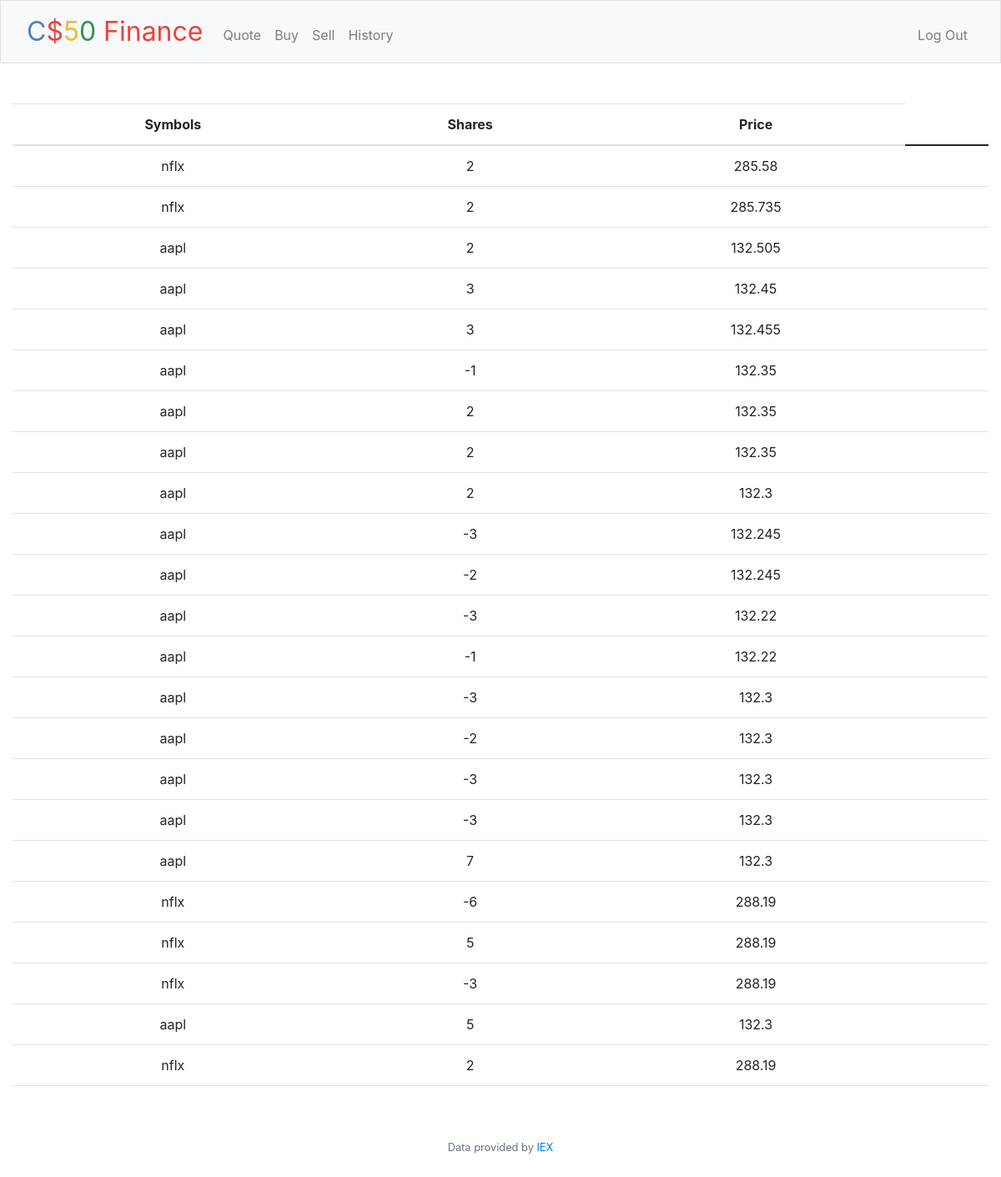
The app's page /history (signed in) with its own data.
### tables this page shows
CREATE TABLE 'transactions' ('id' INTEGER PRIMARY KEY AUTOINCREMENT NOT NULL, 'user_id' INTEGER, 'symbol' TEXT, 'shares' INTEGER, 'price' REAL);

### app.py (the view)
@app.route("/history")
@login_required
def history():
    user_id = session["user_id"]
    transactions_db = db.execute("SELECT * FROM transactions WHERE user_id = :id", id=user_id)
    return render_template("history.html", transactions = transactions_db)

### app.py (called while the page is built)
@app.after_request
def after_request(response):
    response.headers["Cache-Control"] = "no-cache, no-store, must-revalidate"
    response.headers["Expires"] = 0
    response.headers["Pragma"] = "no-cache"
    return response

### helpers.py (called while the page is built)
def login_required(f):
    @wraps(f)
    def decorated_function(*args, **kwargs):
        if session.get("user_id") is None:
            return redirect("/login")
        return f(*args, **kwargs)
    return decorated_function

### templates/history.html (shortened to what this page needs)
{% extends "layout.html" %}
{% block main %}
  <table class="table">
    <thead>
      <tr>
        <th scope="col">Symbols</th>
        <th scope="col">Shares</th>
        <th scope="col">Price</th>
      </tr>
    </thead>
    <tbody>
        {% for row in transactions %}
            <tr>
                <td>{{ row["symbol"] }}</td>
                <td>{{ row["shares"] }}</td>
                <td>{{ row["price"] }}</td>
                <td></td>
            </tr>
        {% endfor %}
    </tbody>
  </table>
{% endblock %}

### templates/layout.html (shortened to what this page needs)
<!DOCTYPE html>
<html lang="en">
    <head>
        <link href="https://cdn.jsdelivr.net/npm/bootstrap@5.1.3/dist/css/bootstrap.min.css" rel="stylesheet">
        <link href="/static/styles.css" rel="stylesheet">
        <link rel="stylesheet" href="https://cdn.jsdelivr.net/npm/bootstrap@4.0.0/dist/css/bootstrap.min.css">
    </head>
    <body>
        <nav class="bg-light border navbar navbar-expand-md navbar-light">
            <div class="container-fluid">
                <a class="navbar-brand" href="/"><span class="blue">C</span><span class="red">$</span><span class="yellow">5</span><span class="green">0</span> <span class="red">Finance</span></a>
                <div class="collapse navbar-collapse" id="navbar">
                    {% if session["user_id"] %}
                        <ul class="navbar-nav me-auto mt-2">
                            <li class="nav-item"><a class="nav-link" href="/quote">Quote</a></li>
                            <li class="nav-item"><a class="nav-link" href="/buy">Buy</a></li>
                            <li class="nav-item"><a class="nav-link" href="/sell">Sell</a></li>
                            <li class="nav-item"><a class="nav-link" href="/history">History</a></li>
                        </ul>
                        <ul class="navbar-nav ms-auto mt-2">
                            <li class="nav-item"><a class="nav-link" href="/logout">Log Out</a></li>
                        </ul>
                    {% else %}
                        <ul class="navbar-nav ms-auto mt-2">
                            <li class="nav-item"><a class="nav-link" href="/register">Register</a></li>
                            <li class="nav-item"><a class="nav-link" href="/login">Log In</a></li>
                        </ul>
                    {% endif %}
                </div>
            </div>
        </nav>
        <main class="container-fluid py-5 text-center">
            {% block main %}{% endblock %}
        </main>
        <footer class="mb-5 small text-center text-muted">
            Data provided by <a href="https://iexcloud.io/">IEX</a>
        </footer>
    </body>
</html>

### static/styles.css (style rules this page uses)
nav .navbar-brand { font-size: xx-large; }
nav .navbar-brand .blue { color: #537fbe; }
nav .navbar-brand .red { color: #ea433b; }
nav .navbar-brand .yellow { color: #f5b82e; }
nav .navbar-brand .green { color: #2e944b; }

### records on screen
transactions: symbol "nflx", shares "2", price "285.58"
transactions: symbol "nflx", shares "2", price "285.735"
transactions: symbol "aapl", shares "2", price "132.505"
transactions: symbol "aapl", shares "3", price "132.45"
transactions: symbol "aapl", shares "3", price "132.455"
transactions: symbol "aapl", shares "-1", price "132.35"
transactions: symbol "aapl", shares "2", price "132.35"
transactions: symbol "aapl", shares "2", price "132.35"
transactions: symbol "aapl", shares "2", price "132.3"
transactions: symbol "aapl", shares "-3", price "132.245"
transactions: symbol "aapl", shares "-2", price "132.245"
transactions: symbol "aapl", shares "-3", price "132.22"
transactions: symbol "aapl", shares "-1", price "132.22"
transactions: symbol "aapl", shares "-3", price "132.3"
transactions: symbol "aapl", shares "-2", price "132.3"
transactions: symbol "aapl", shares "-3", price "132.3"
transactions: symbol "aapl", shares "-3", price "132.3"
transactions: symbol "aapl", shares "7", price "132.3"
transactions: symbol "nflx", shares "-6", price "288.19"
transactions: symbol "nflx", shares "5", price "288.19"
transactions: symbol "nflx", shares "-3", price "288.19"
transactions: symbol "aapl", shares "5", price "132.3"
transactions: symbol "nflx", shares "2", price "288.19"
